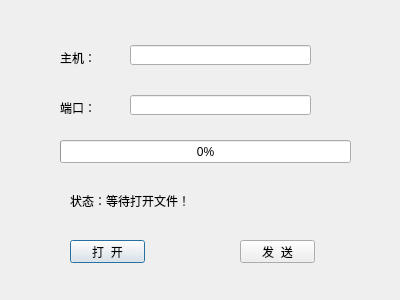
<?xml version="1.0" encoding="UTF-8"?>
<ui version="4.0">
 <class>Client</class>
 <widget class="QDialog" name="Client">
  <property name="geometry">
   <rect>
    <x>0</x>
    <y>0</y>
    <width>400</width>
    <height>300</height>
   </rect>
  </property>
  <property name="windowTitle">
   <string>Client</string>
  </property>
  <widget class="QLabel" name="label">
   <property name="geometry">
    <rect>
     <x>60</x>
     <y>42</y>
     <width>54</width>
     <height>31</height>
    </rect>
   </property>
   <property name="text">
    <string>主机：</string>
   </property>
  </widget>
  <widget class="QLabel" name="label_2">
   <property name="geometry">
    <rect>
     <x>60</x>
     <y>92</y>
     <width>54</width>
     <height>31</height>
    </rect>
   </property>
   <property name="text">
    <string>端口：</string>
   </property>
  </widget>
  <widget class="QLabel" name="clientStatusLabel">
   <property name="geometry">
    <rect>
     <x>70</x>
     <y>175</y>
     <width>271</width>
     <height>51</height>
    </rect>
   </property>
   <property name="text">
    <string>状态：等待打开文件！</string>
   </property>
  </widget>
  <widget class="QProgressBar" name="clientProgressBar">
   <property name="geometry">
    <rect>
     <x>60</x>
     <y>140</y>
     <width>291</width>
     <height>23</height>
    </rect>
   </property>
   <property name="value">
    <number>0</number>
   </property>
  </widget>
  <widget class="QLineEdit" name="hostLineEdit">
   <property name="geometry">
    <rect>
     <x>130</x>
     <y>45</y>
     <width>181</width>
     <height>20</height>
    </rect>
   </property>
  </widget>
  <widget class="QLineEdit" name="portLineEdit">
   <property name="geometry">
    <rect>
     <x>130</x>
     <y>95</y>
     <width>181</width>
     <height>20</height>
    </rect>
   </property>
  </widget>
  <widget class="QPushButton" name="openButton">
   <property name="geometry">
    <rect>
     <x>70</x>
     <y>240</y>
     <width>75</width>
     <height>23</height>
    </rect>
   </property>
   <property name="text">
    <string>打  开</string>
   </property>
  </widget>
  <widget class="QPushButton" name="sendButton">
   <property name="geometry">
    <rect>
     <x>240</x>
     <y>240</y>
     <width>75</width>
     <height>23</height>
    </rect>
   </property>
   <property name="text">
    <string>发  送</string>
   </property>
  </widget>
 </widget>
 <layoutdefault spacing="6" margin="11"/>
 <resources/>
 <connections/>
</ui>
